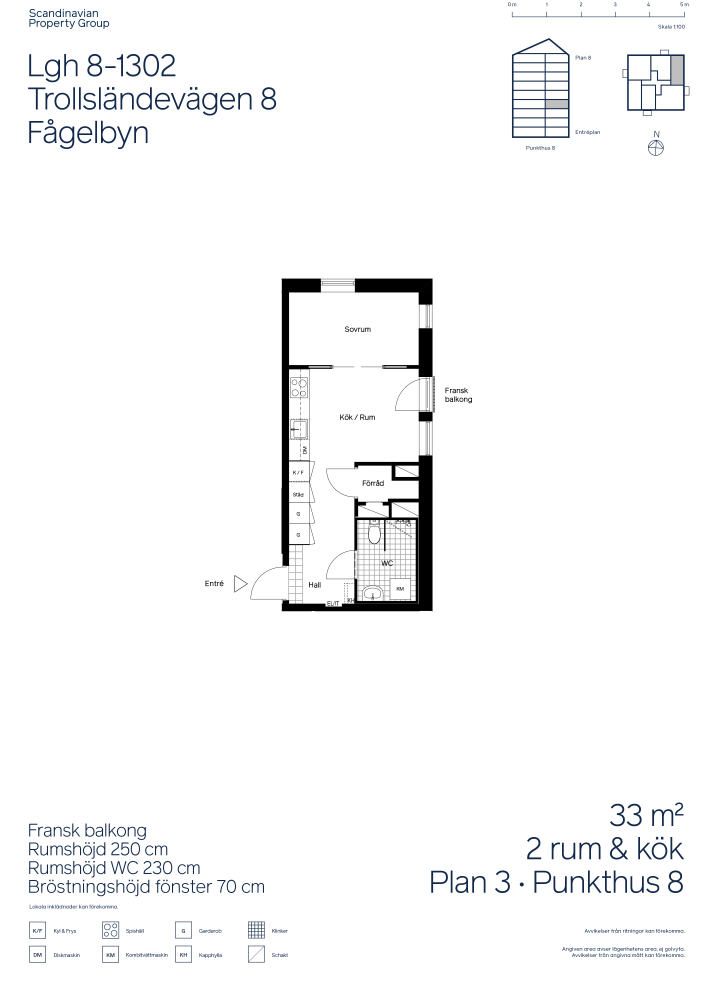
#> input picture Marcos_Navarrete/1617509planritning-8-1302.jpg, 2843 x 4016 px, found by its file name (shown at 1/4 size)
$ jupyter execute Copia_de_Marcos_Hackathon4.ipynb
#> lines starting #> are read from the running program, lines starting #| are printed output that depends on the picture; after the words box and inside, x2 and y2 are one past the last pixel; in counts of white or black regions, pixels touching at a corner belong together; long printed decimals are rounded
[cell 1]
import cv2
import numpy as np
import matplotlib.pyplot as plt
from collections import deque
from google.colab.patches import cv2_imshow

[cell 2]
def show_image(image):
  plt.axis('off')
  plt.imshow(cv2.cvtColor(image, cv2.COLOR_BGR2RGB))
  plt.show()

[cell 3]
# Read the floorplan image
image = cv2.imread('/content/1617509planritning-8-1302.jpg', cv2.IMREAD_COLOR)
#> image is the input picture: shape (4016, 2843, 3); mean B, G, R 248.4, 247.9, 247.6

# Print image shape
print(image.shape)
#| (4016, 2843, 3)

# Show image
show_image(image)

[cell 4]
# Convert to gray scale
image_gray = cv2.cvtColor(image, cv2.COLOR_BGR2GRAY)
show_image(image_gray)

[cell 5]
# Crop center of the image
cropped= image[1000:3000, 1000:1750]

# Show image
show_image(cropped)

[cell 6]
# Apply a threshold to the gray image
ret, thresh1 = cv2.threshold(cropped, 127, 255, cv2.THRESH_BINARY)

# Show image
show_image(thresh1)

[cell 7]
gray = cv2.cvtColor(thresh1, cv2.COLOR_BGR2GRAY)

# 2. Threshold (make sure it's single-channel)
_, thresh = cv2.threshold(gray, 200, 255, cv2.THRESH_BINARY_INV)

# 3. Morphological closing (optional but often helpful)
kernel = cv2.getStructuringElement(cv2.MORPH_RECT, (5,5))
closed = cv2.morphologyEx(thresh, cv2.MORPH_CLOSE, kernel)

# 4. Find contours (closed is CV_8UC1, so no error)
outer_contours, hierarchy = cv2.findContours(closed, cv2.RETR_EXTERNAL, cv2.CHAIN_APPROX_SIMPLE)
#> outer_contours = 1 contour; box (x1, y1, x2, y2) and area: (0, 114, 739, 1445) 814049

# 5. Create a color copy for drawing
result_img = cv2.cvtColor(closed, cv2.COLOR_GRAY2BGR)
cv2.drawContours(result_img, outer_contours, -1, (0, 255, 0), 2)

# 6. Show
cv2_imshow(result_img)
cv2.waitKey(0)
cv2.destroyAllWindows()

[cell 8]
# Apply a bigger threshold to the gray image
ret, thresh2 = cv2.threshold(cropped, 0, 255, cv2.THRESH_BINARY)

# Show image
show_image(thresh2)

[cell 9]
# Apply a median filter to the image so that the gray gets blured and i can remove it
image_cleaned = cv2.medianBlur(thresh2, 5)

show_image(image_cleaned)

[cell 10]
# Get edges of the cleaned image
gray_cleaned = cv2.cvtColor(image_cleaned, cv2.COLOR_BGR2GRAY)
# 2. Threshold (make sure it's single-channel)
_, thresh = cv2.threshold(gray_cleaned, 200, 255, cv2.THRESH_BINARY_INV)
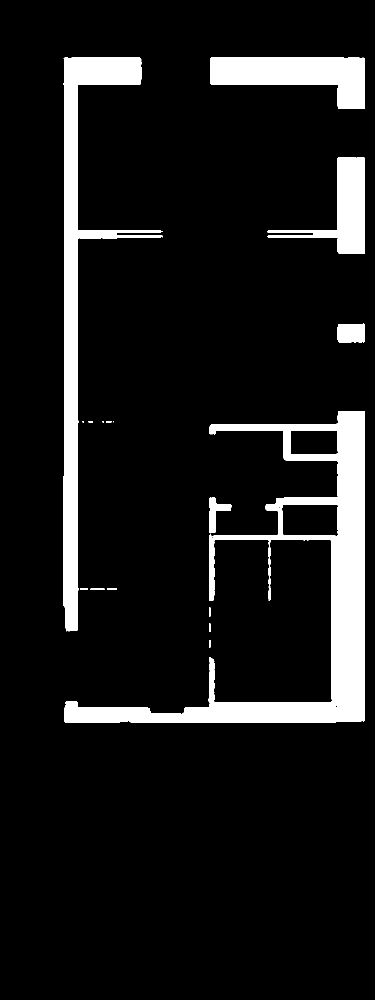
#> thresh: shape (2000, 750) (shown at 1/2 size); 9.8% white; 18 white regions (4 under 20 px), largest, box (x1, y1, x2, y2) and area: (128, 822, 730, 1445) 70136, (127, 115, 326, 1263) 40998, (420, 115, 730, 218) 19372

# 3. Morphological closing (optional but often helpful)
kernel = cv2.getStructuringElement(cv2.MORPH_RECT, (5,5))
closed = cv2.morphologyEx(thresh, cv2.MORPH_CLOSE, kernel)

# 4. Find contours (closed is CV_8UC1, so no error)
inner_contours, hierarchy = cv2.findContours(closed, cv2.RETR_EXTERNAL, cv2.CHAIN_APPROX_SIMPLE)
#> inner_contours = 13 contours, 2 with area under 20; largest, box (x1, y1, x2, y2) and area: (128, 822, 730, 1445) 80488, (127, 115, 326, 1263) 39515, (420, 115, 730, 218) 18981, (534, 314, 730, 508) 11585, (675, 647, 730, 685) 1920

# 5. Create a color copy for drawing
result_img = cv2.cvtColor(closed, cv2.COLOR_GRAY2BGR)
cv2.drawContours(result_img, inner_contours, -1, (0, 255, 0), 2)

# 6. Show
cv2_imshow(result_img)
cv2.waitKey(0)
cv2.destroyAllWindows()

[cell 11]
# Get countours into segments we can compare

def get_segments_from_contour(contour, epsilon_factor=0.01):
    """
    Approximate the contour with a polygon and return a list of line segments (pairs of points).
    """
    arc_len = cv2.arcLength(contour, True)
    epsilon = epsilon_factor * arc_len
    approx = cv2.approxPolyDP(contour, epsilon, True)
    segments = []
    for i in range(len(approx)):
        p1 = tuple(approx[i][0])
        p2 = tuple(approx[(i+1) % len(approx)][0])
        segments.append((p1, p2))
    return segments

[cell 12]
def line_intersection(p1, p2, p3, p4):
    """
    Computes the intersection point (if any) between line segment p1-p2 and p3-p4.
    Returns (x, y) if the segments intersect, otherwise None.
    """
    # Unpack points
    x1, y1 = p1; x2, y2 = p2
    x3, y3 = p3; x4, y4 = p4

    denom = (x1 - x2) * (y3 - y4) - (y1 - y2) * (x3 - x4)
    if denom == 0:
        return None  # Parallel lines

    # Parameteric intersection (t along p1->p2, u along p3->p4)
    t = ((x1 - x3) * (y3 - y4) - (y1 - y3) * (x3 - x4)) / denom
    u = -((x1 - x2) * (y1 - y3) - (y1 - y2) * (x1 - x3)) / denom

    if 0 <= t <= 1 and 0 <= u <= 1:
        inter_x = x1 + t * (x2 - x1)
        inter_y = y1 + t * (y2 - y1)
        return (inter_x, inter_y)
    return None

[cell 13]
def remove_duplicate_points(points, tol=5):
    """
    Remove points that are closer than tol pixels apart.
    """
    unique = []
    for pt in points:
        if not any(np.linalg.norm(np.array(pt) - np.array(q)) < tol for q in unique):
            unique.append(pt)
    return unique

[cell 14]
outer_seg_img = thresh1.copy()
for cnt in outer_contours:
    segments = get_segments_from_contour(cnt)
    for seg in segments:
        cv2.line(outer_seg_img,
                 (int(seg[0][0]), int(seg[0][1])),
                 (int(seg[1][0]), int(seg[1][1])),
                 (0, 255, 0), 2)
#> this loop made 1 pass
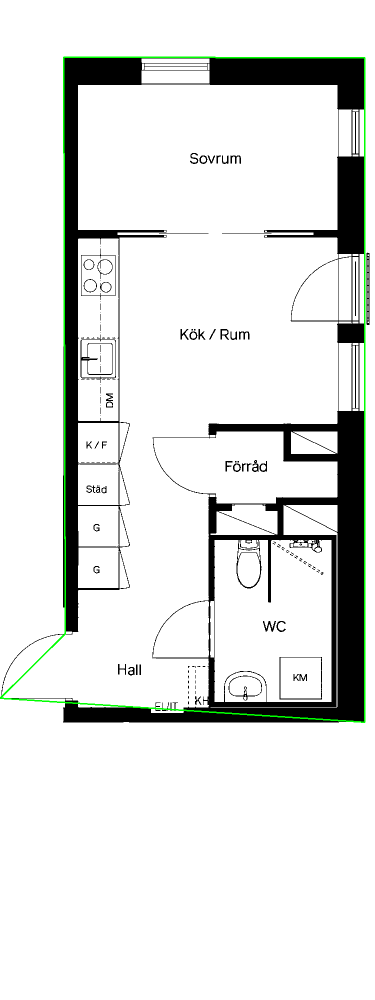
#> outer_seg_img: shape (2000, 750, 3) (shown at 1/2 size); mean B, G, R 225.4, 227.5, 225.4
cv2_imshow(outer_seg_img)

[cell 15]
inner_seg_img = thresh1.copy()
for cnt in inner_contours:
    segments = get_segments_from_contour(cnt)
    for seg in segments:
        cv2.line(inner_seg_img,
                 (int(seg[0][0]), int(seg[0][1])),
                 (int(seg[1][0]), int(seg[1][1])),
                 (0, 0, 255), 2)
#> this loop made 13 passes
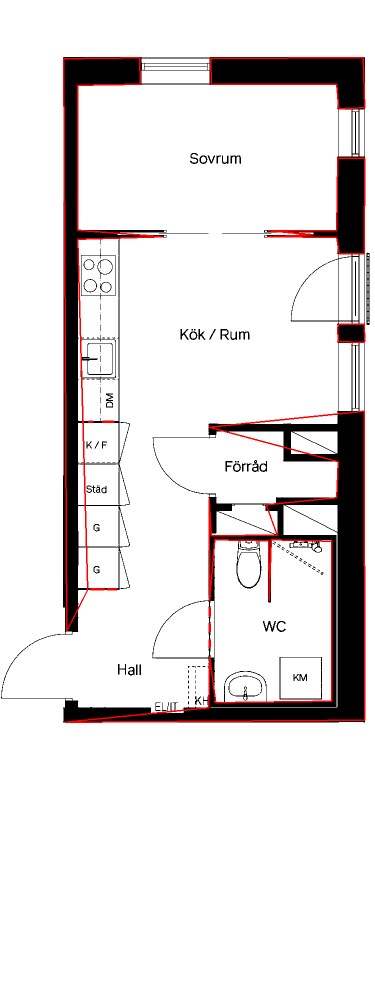
#> inner_seg_img: shape (2000, 750, 3) (shown at 1/2 size); mean B, G, R 224.9, 224.9, 229.5
cv2_imshow(inner_seg_img)

[cell 16]
# Iterate over every outer contour and every inner contour to compute intersections.
intersections = []
for cnt_outer in outer_contours:
    outer_segments = get_segments_from_contour(cnt_outer)
    for cnt_inner in inner_contours:
        inner_segments = get_segments_from_contour(cnt_inner)
        for seg_out in outer_segments:
            for seg_in in inner_segments:
                pt = line_intersection(seg_out[0], seg_out[1], seg_in[0], seg_in[1])
                if pt is not None:
                    intersections.append(pt)
#> this loop made 1 pass

# Remove duplicate intersection points using a tolerance.
unique_intersections = remove_duplicate_points(intersections, tol=5)
#> the loop in remove_duplicate_points, `for pt in points:` made 12 passes
#> pt on passes 1 to 4: (366.3, 1420.1), (673.8, 1440.4), (729, 1440), (729, 1440)

# Visualize the intersection points on a copy of the original image.
vis_img = thresh1.copy()
for pt in unique_intersections:
    cv2.circle(vis_img, (int(pt[0]), int(pt[1])), 5, (0, 0, 255), -1)
#> this loop made 7 passes
cv2_imshow(vis_img)

[cell 17]
import cv2
import numpy as np
from google.colab.patches import cv2_imshow

def get_segments_from_contour(contour, epsilon_factor=0.005):
    """
    Approximate the contour with a polygon and return a list of line segments.
    A smaller epsilon_factor retains more detail.
    """
    arc_len = cv2.arcLength(contour, True)
    epsilon = epsilon_factor * arc_len
    approx = cv2.approxPolyDP(contour, epsilon, True)
    segments = []
    for i in range(len(approx)):
        p1 = tuple(approx[i][0])
        p2 = tuple(approx[(i+1) % len(approx)][0])
        segments.append((p1, p2))
    return segments

def line_intersection(p1, p2, p3, p4):
    """
    Compute the intersection point (if any) between two line segments: p1-p2 and p3-p4.
    Returns (x, y) if they intersect; otherwise, returns None.
    """
    x1, y1 = p1; x2, y2 = p2
    x3, y3 = p3; x4, y4 = p4

    denom = (x1 - x2) * (y3 - y4) - (y1 - y2) * (x3 - x4)
    if denom == 0:
        return None  # Lines are parallel

    t = ((x1 - x3) * (y3 - y4) - (y1 - y3) * (x3 - x4)) / denom
    u = -((x1 - x2) * (y1 - y3) - (y1 - y2) * (x1 - x3)) / denom

    if 0 <= t <= 1 and 0 <= u <= 1:
        inter_x = x1 + t * (x2 - x1)
        inter_y = y1 + t * (y2 - y1)
        return (inter_x, inter_y)
    return None

def remove_duplicate_points(points, tol=5):
    """
    Remove points that are within 'tol' pixels of each other.
    """
    unique = []
    for pt in points:
        if not any(np.linalg.norm(np.array(pt) - np.array(q)) < tol for q in unique):
            unique.append(pt)
    return unique

# --- ASSUMPTION ---
# outer_contours and inner_contours are already computed from your earlier processing steps.
# thresh1 is your original thresholded image.

# Create a copy of thresh1 for drawing.
result_img = thresh1.copy()

# ----------------------
# 1. Draw Outer Segments (Green)
# ----------------------
for cnt in outer_contours:
    segments = get_segments_from_contour(cnt, epsilon_factor=0.005)
    for seg in segments:
        cv2.line(result_img,
                 (int(seg[0][0]), int(seg[0][1])),
                 (int(seg[1][0]), int(seg[1][1])),
                 (0, 255, 0), 2)
#> this loop made 1 pass
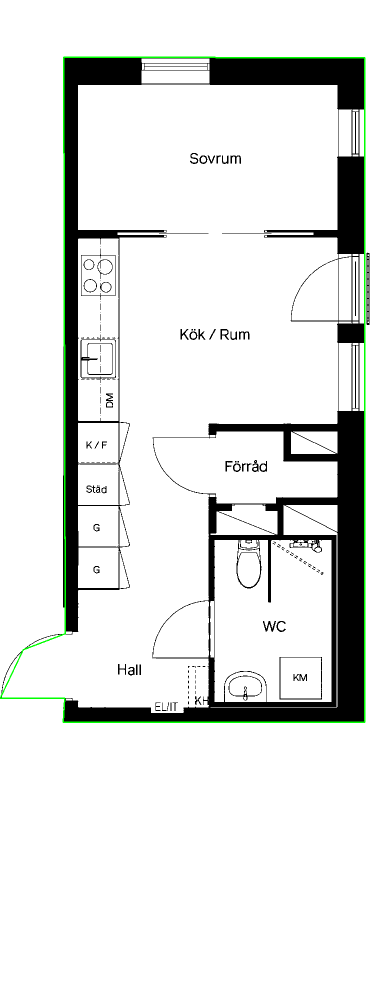
#> result_img: shape (2000, 750, 3) (shown at 1/2 size); mean B, G, R 225.4, 227.5, 225.4

# ----------------------
# 2. Draw Inner Segments (Red)
# ----------------------
for cnt in inner_contours:
    segments = get_segments_from_contour(cnt, epsilon_factor=0.001)
    for seg in segments:
        cv2.line(result_img,
                 (int(seg[0][0]), int(seg[0][1])),
                 (int(seg[1][0]), int(seg[1][1])),
                 (0, 0, 255), 2)
#> this loop made 13 passes
#> cnt on passes 1 to 4: [[418, 1280], [418, 1294], [420, 1294], [420, 1280]], [[418, 1247], [418, 1263], [420, 1263], [420, 1247]], [[418, 1215], [418, 1232], [420, 1232], [420, 1215]], [[214, 1177], [214, 1179], [233, 1179], [233, 1177]]
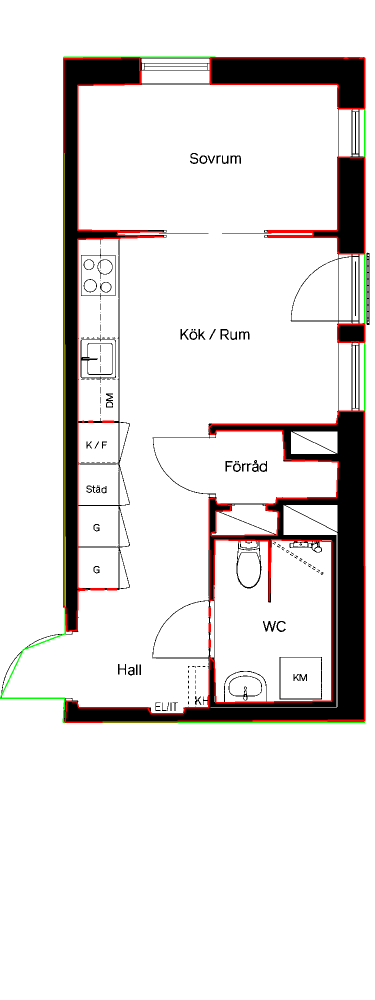
#> result_img: shape (2000, 750, 3) (shown at 1/2 size); 1.91% of pixels changed, all inside (x1, y1, x2, y2) = (126, 114, 731, 1446)

# ----------------------
# 3. Compute and Draw Intersection Points (Blue)
# ----------------------
intersections = []
for cnt_outer in outer_contours:
    outer_segments = get_segments_from_contour(cnt_outer, epsilon_factor=0.001)
    for cnt_inner in inner_contours:
        inner_segments = get_segments_from_contour(cnt_inner, epsilon_factor=0.001)
        for seg_out in outer_segments:
            for seg_in in inner_segments:
                pt = line_intersection(seg_out[0], seg_out[1], seg_in[0], seg_in[1])
                if pt is not None:
                    intersections.append(pt)

# Remove duplicate intersection points.
unique_intersections = remove_duplicate_points(intersections, tol=5)
#> the loop in remove_duplicate_points, `for pt in points:` made 15 passes
#> pt on passes 1 to 4: (130, 1444), (130, 1444), (729, 1440), (729, 1422.5)

# Draw the intersection points as blue circles.
for pt in unique_intersections:
    cv2.circle(result_img, (int(pt[0]), int(pt[1])), 5, (255, 0, 0), -1)
#> this loop made 11 passes
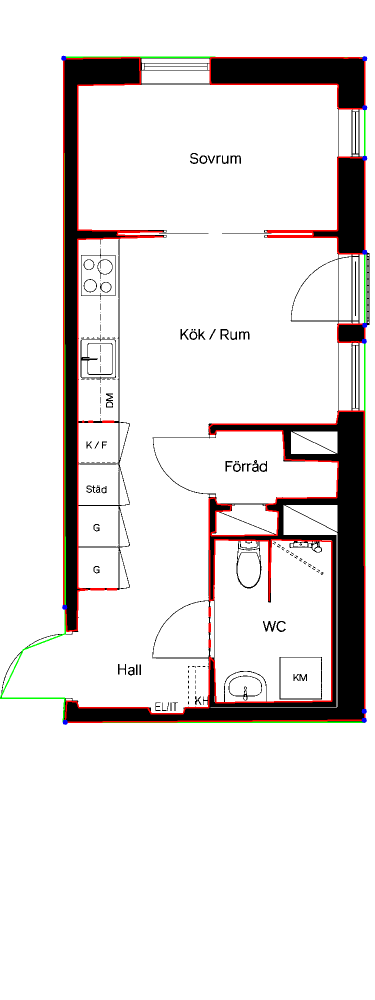
#> result_img: shape (2000, 750, 3) (shown at 1/2 size); 0.06% of pixels changed, all inside (x1, y1, x2, y2) = (122, 111, 735, 1450)

# Display the final overlay image.
cv2_imshow(result_img)

[cell 18]
# Create an overlay image from thresh1
overlay_img = thresh1.copy()

# Draw outer segments (Green)
for cnt in outer_contours:
    segments = get_segments_from_contour(cnt, epsilon_factor=0.005)
    for seg in segments:
        cv2.line(overlay_img,
                 (int(seg[0][0]), int(seg[0][1])),
                 (int(seg[1][0]), int(seg[1][1])),
                 (0, 255, 0), 2)

# Draw inner segments (Red)
for cnt in inner_contours:
    segments = get_segments_from_contour(cnt, epsilon_factor=0.005)
    for seg in segments:
        cv2.line(overlay_img,
                 (int(seg[0][0]), int(seg[0][1])),
                 (int(seg[1][0]), int(seg[1][1])),
                 (0, 0, 255), 2)
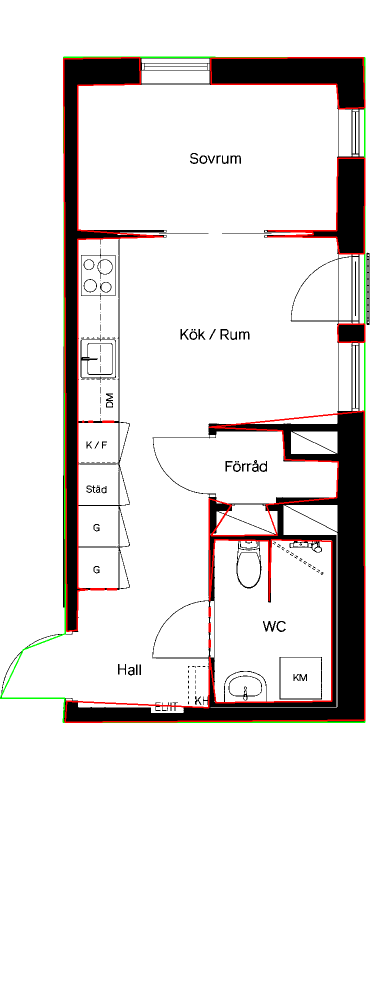
#> overlay_img: shape (2000, 750, 3) (shown at 1/2 size); 1.83% of pixels changed, all inside (x1, y1, x2, y2) = (126, 114, 731, 1446)

# Compute intersections between outer and inner segments.
intersections = []
for cnt_outer in outer_contours:
    outer_segments = get_segments_from_contour(cnt_outer, epsilon_factor=0.005)
    for cnt_inner in inner_contours:
        inner_segments = get_segments_from_contour(cnt_inner, epsilon_factor=0.005)
        for seg_out in outer_segments:
            for seg_in in inner_segments:
                pt = line_intersection(seg_out[0], seg_out[1], seg_in[0], seg_in[1])
                if pt is not None:
                    intersections.append(pt)
unique_intersections = remove_duplicate_points(intersections, tol=5)
#> the loop in remove_duplicate_points (call 2), `for pt in points:` made 12 passes

# Draw intersection points (Blue) and display coordinates to the left.
for pt in unique_intersections:
    x, y = int(pt[0]), int(pt[1])
    cv2.circle(overlay_img, (x, y), 5, (255, 0, 0), -1)
    # Adjust the text position to the left (e.g., x-50)
    cv2.putText(overlay_img, f"({x},{y})", (x - 50, y), cv2.FONT_HERSHEY_SIMPLEX, 0.5, (255, 0, 0), 1)
#> this loop made 7 passes
#> pt on passes 1 to 4: (130, 1444), (729, 1440), (729, 682), (729, 650)
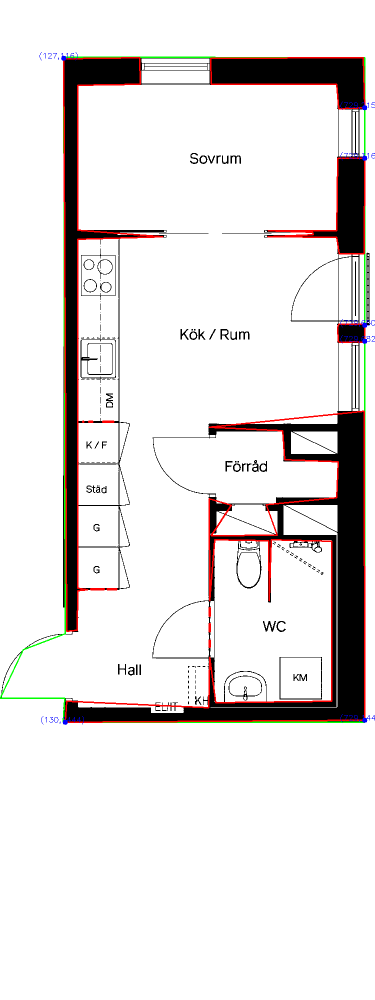
#> overlay_img: shape (2000, 750, 3) (shown at 1/2 size); 0.11% of pixels changed, all inside (x1, y1, x2, y2) = (79, 104, 750, 1450)

# Display the final overlay image using cv2_imshow (Colab-friendly)
from google.colab.patches import cv2_imshow
cv2_imshow(overlay_img)

# Print the list of intersection points.
print("Intersection Points:", unique_intersections)
#| Intersection Points: [(130.0, 1444.0), (729.0, 1440.0), (729.0, 682.0), (729.0, 650.0), (729.0, 316.0), (729.0, 215.0), (127.008, 117.000)]

[cell 19]
import cv2
import numpy as np

# --- Assume unique_intersections is already defined ---
# For interactive editing, copy the intersections into an editable list.
points = unique_intersections.copy()

# Global variables for interactivity.
selected_index = -1
dragging = False

# [39 lines left out: functions draw_interactive_points, interactive_mouse_callback, not called in this run]

[cell 20]
# --- Export Points to JSON ---
import json
# Convert each point to a dictionary with 'x' and 'y' keys.
json_points = [{"x": int(pt[0]), "y": int(pt[1])} for pt in unique_intersections]
with open("openings.json", "w") as f:
    json.dump(json_points, f, indent=4)
print("Exported JSON file 'openings.json' with the following data:")
print(json_points)
#| [{'x': 130, 'y': 1444}, {'x': 729, 'y': 1440}, {'x': 729, 'y': 682}, {'x': 729, 'y': 650}, {'x': 729, 'y': 316}, {'x': 729, 'y': 215}, {'x': 127, 'y': 116}]
